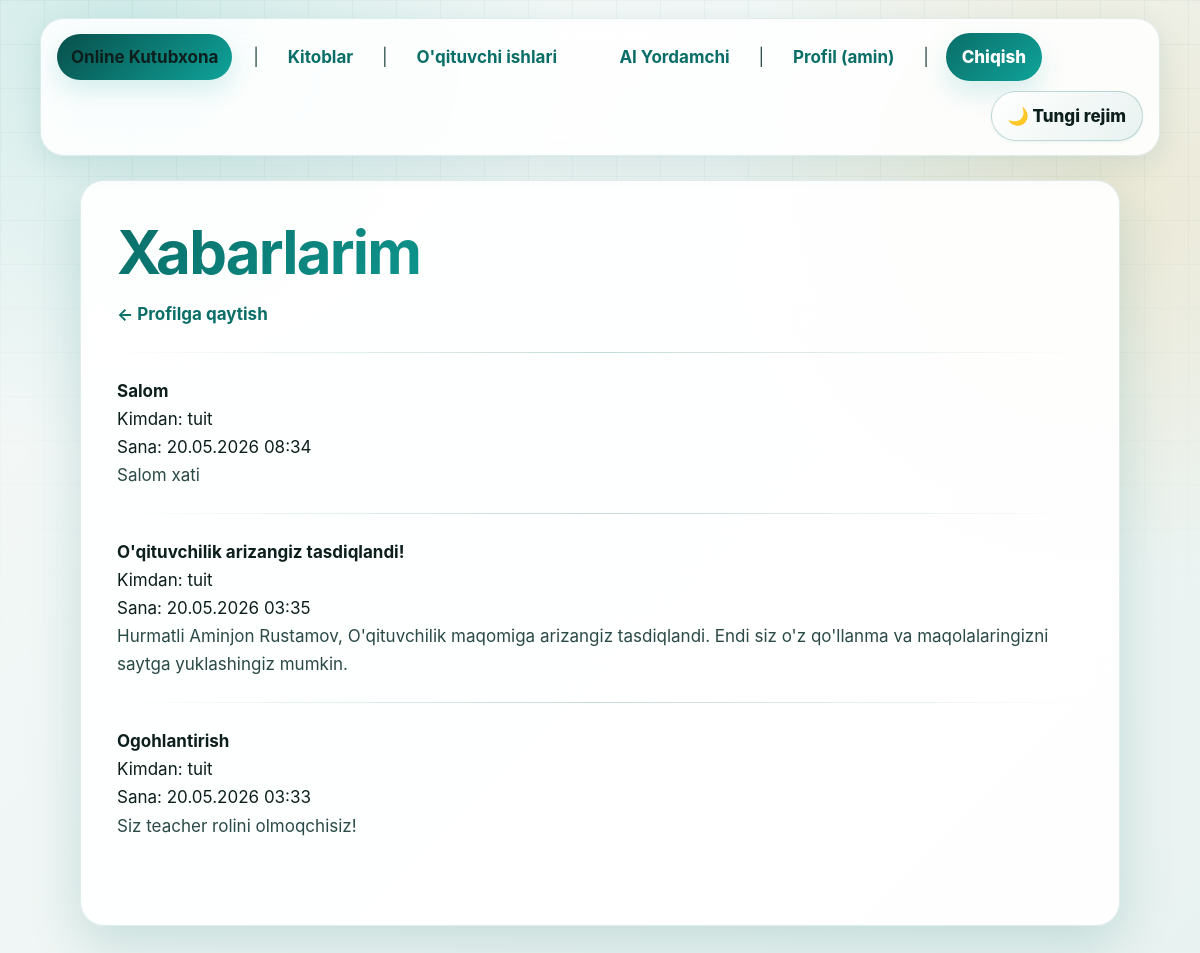
Page /profile/messages/ (signed in) on the committed database.
### main/models.py (models this page shows, shortened)
class User(AbstractUser):
    class Role(models.TextChoices):
        STUDENT = 'student', 'Talaba'
        TEACHER = 'teacher', "O'qituvchi"
        ADMIN   = 'admin',   'Admin'
    role = models.CharField(
        max_length=10,
        choices=Role.choices,
        default=Role.STUDENT,
        verbose_name="Rol",
    )
    avatar = models.ImageField(
        upload_to='avatars/',
        null=True,
        blank=True,
        verbose_name="Profil rasmi",
    )
    bio = models.TextField(
        blank=True,
        verbose_name="Biografiya",
    )
    phone = models.CharField(
        max_length=20,
        blank=True,
        verbose_name="Telefon raqami",
    )
    created_at = models.DateTimeField(auto_now_add=True)
    updated_at = models.DateTimeField(auto_now=True)
    groups = models.ManyToManyField(
        'auth.Group',
        related_name='custom_user_set',
        blank=True,
        verbose_name='groups',
    )
    user_permissions = models.ManyToManyField(
        'auth.Permission',
        related_name='custom_user_set',
        blank=True,
        verbose_name='user permissions',
    )
    class Meta:
        verbose_name = "Foydalanuvchi"
        verbose_name_plural = "Foydalanuvchilar"

class AdminMessage(models.Model):
    sender = models.ForeignKey(
        User,
        on_delete=models.CASCADE,
        related_name='sent_messages',
        verbose_name="Jo'natuvchi (admin)",
    )
    recipient = models.ForeignKey(
        User,
        on_delete=models.CASCADE,
        related_name='received_messages',
        verbose_name="Qabul qiluvchi",
    )
    subject = models.CharField(
        max_length=255,
        verbose_name="Mavzu",
    )
    body = models.TextField(
        verbose_name="Xabar matni",
    )
    is_read = models.BooleanField(
        default=False,
        verbose_name="O'qilganmi?",
    )
    read_at = models.DateTimeField(
        null=True,
        blank=True,
        verbose_name="O'qilgan vaqt",
    )
    created_at = models.DateTimeField(auto_now_add=True)
    class Meta:
        verbose_name = "Admin xabari"
        verbose_name_plural = "Admin xabarlari"
        ordering = ['-created_at']

### main/views.py (the view)
# urls.py: path('profile/messages/', views.UserMessagesView.as_view(), name='user-messages'),
class UserMessagesView(LoginRequiredMixin, View):
    template_name = 'main/user_messages.html'
    def get(self, request):
        msgs = AdminMessage.objects.filter(recipient=request.user).order_by('-created_at')
        return render(request, self.template_name, {'messages_list': msgs})

### main/templates/main/user_messages.html (shortened to what this page needs)
{% extends 'base.html' %}
{% block content %}
<h1>Xabarlarim</h1>
<p><a href="{% url 'main:profile' %}">&larr; Profilga qaytish</a></p>
<hr>
{% if messages_list %}
    {% for msg in messages_list %}
        <div>
            <strong>{{ msg.subject }}</strong>
            {% if not msg.is_read %} — <em>[Yangi]</em>{% endif %}<br>
            Kimdan: {{ msg.sender.username }}<br>
            Sana: {{ msg.created_at|date:"d.m.Y H:i" }}<br>
            <p>{{ msg.body }}</p>
        </div>
        <hr>
    {% endfor %}
{% else %}
    <p>Xabarlar yo'q.</p>
{% endif %}
{% endblock %}

### main/templates/base.html (shortened to what this page needs)
{% load static %}
<!DOCTYPE html>
<html lang="uz">
<head>
    <link rel="stylesheet" href="{% static 'main/css/online_library_theme.css' %}">
</head>
<body>
<nav>
    <a href="{% url 'main:home' %}"><strong>Online Kutubxona</strong></a>
    &nbsp;|&nbsp;
    <a href="{% url 'main:book-list' %}">Kitoblar</a>
    &nbsp;|&nbsp;
    <a href="{% url 'main:work-list' %}">O'qituvchi ishlari</a>
    {% if user.is_authenticated %}
        <a href="{% url 'main:chat' %}">AI Yordamchi</a>
        &nbsp;|&nbsp;
        <a href="{% url 'main:profile' %}">Profil ({{ user.username }})</a>
        &nbsp;|&nbsp;
        <form method="post" action="{% url 'main:logout' %}" style="display:inline">
            <button type="submit">Chiqish</button>
        </form>
    {% else %}
        <a href="{% url 'main:login' %}">Kirish</a>
        &nbsp;|&nbsp;
        <a href="{% url 'main:register' %}">Ro'yxatdan o'tish</a>
    {% endif %}
</nav>
<main>
    {% block content %}{% endblock %}
</main>
</body>
</html>

### main/static/main/css/online_library_theme.css (style rules this page uses)
:root { --primary: #0a6e68; --primary-light: #0fa39a; --primary-dark: #084f4b; --primary-glow: rgba(10, 110, 104, 0.10); --primary-glow2: rgba(15, 163, 154, 0.16); --accent: #e8a838; --accent-glow: rgba(232, 168, 56, 0.16); --surface: #f5f9f8; --surface-low: #e8f2f0; --surface-card: #ffffff; --text: #0c1f1d; --text-secondary:#2a4a47; --text-muted: #5d8480; --border: rgba(10, 110, 104, 0.12); --border-strong: rgba(10, 110, 104, 0.24); --shadow-xs: 0 1px 3px rgba(10, 110, 104, 0.08); --shadow: 0 8px 28px rgba(10, 110, 104, 0.12); --shadow-lg: 0 18px 52px rgba(10, 110, 104, 0.18); --error: #c0392b; --error-glow: rgba(192, 57, 43, 0.10); --success: #047857; --radius-sm: 10px; --radius: 16px; --radius-lg: 24px; --reader-font: 17px; color-scheme: light; }
* { box-sizing: border-box; }
html { min-height: 100%; scroll-behavior: smooth; }
body { margin: 0; min-height: 100vh; color: var(--text); font-family: Inter, ui-sans-serif, system-ui, -apple-system, BlinkMacSystemFont, "Segoe UI", Arial, sans-serif; font-size: var(--reader-font); line-height: 1.65; background: radial-gradient(circle at 10% 0%, var(--primary-glow2), transparent 28rem), radial-gradient(circle at 92% 18%, var(--accent-glow), transparent 24rem), linear-gradient(135deg, var(--surface), var(--surface-low)); transition: background-color 240ms ease, color 240ms ease; }
body::before { content: ""; position: fixed; inset: 0; pointer-events: none; z-index: -1; opacity: 0.38; background-image: linear-gradient(var(--border) 1px, transparent 1px), linear-gradient(90deg, var(--border) 1px, transparent 1px); background-size: 44px 44px; mask-image: linear-gradient(to bottom, #000, transparent 72%); }
a { color: var(--primary); font-weight: 700; text-decoration: none; text-underline-offset: 5px; transition: color 180ms ease, background-color 180ms ease, transform 180ms ease, box-shadow 180ms ease; }
nav { width: min(1120px, calc(100% - 28px)); margin: 18px auto 0; padding: 14px 16px; display: flex; flex-wrap: wrap; align-items: center; gap: 10px 12px; position: sticky; top: 12px; z-index: 20; color: var(--text-secondary); background: color-mix(in srgb, var(--surface-card) 88%, transparent); border: 1px solid var(--border); border-radius: var(--radius-lg); box-shadow: var(--shadow); backdrop-filter: blur(14px) saturate(1.2); animation: navDrop 520ms ease both; }
nav a, nav button { min-height: 40px; display: inline-flex; align-items: center; justify-content: center; border-radius: 999px; white-space: nowrap; }
nav a { padding: 8px 12px; }
nav a:first-child { margin-right: 4px; padding: 9px 14px; color: #fff; background: linear-gradient(135deg, var(--primary-dark), var(--primary-light)); box-shadow: 0 10px 24px var(--primary-glow2); text-decoration: none; }
nav form { display: inline-flex !important; margin: 0; padding: 0; background: transparent; border: 0; box-shadow: none; }
main { width: min(1040px, calc(100% - 28px)); margin: 24px auto; padding: clamp(20px, 4vw, 36px); background: color-mix(in srgb, var(--surface-card) 92%, transparent); border: 1px solid var(--border); border-radius: var(--radius-lg); box-shadow: var(--shadow-lg); animation: pageFadeUp 520ms ease both; }
hr { height: 1px; margin: 24px 0; border: 0; background: linear-gradient(90deg, transparent, var(--border-strong), transparent); }
h1, h2, h3 { margin: 0 0 12px; color: var(--text); line-height: 1.18; letter-spacing: -0.03em; }
h1 { font-size: clamp(2rem, 5vw, 3.8rem); background: linear-gradient(135deg, var(--primary), var(--primary-light), var(--accent)); -webkit-background-clip: text; background-clip: text; color: transparent; }
p { margin: 0 0 14px; color: var(--text-secondary); }
strong { color: var(--text); }
button, a[href*="register"], a[href*="login"], a[href*="book-list"], a[href*="work-create"], a[href*="my-works"], a[href*="profile-edit"], a[href$=".url"] { cursor: pointer; }
button, input[type="submit"], input[type="button"] { border: 0; padding: 10px 16px; color: #fff; font: inherit; font-weight: 800; background: linear-gradient(135deg, var(--primary), var(--primary-light)); border-radius: 999px; box-shadow: 0 12px 26px var(--primary-glow2); transition: transform 180ms ease, box-shadow 180ms ease, filter 180ms ease; }
main > p > a, main > form + p a, li a, p a { border-radius: 10px; }
.js-reveal { opacity: 0; transform: translateY(14px) scale(0.99); }
.js-reveal.is-visible { opacity: 1; transform: none; transition: opacity 520ms ease, transform 520ms ease; }

### rows in the picture
User: username "amin"
AdminMessage: subject "Salom", sender.username "tuit", created_at "20.05.2026 08:34", body "Salom xati"
AdminMessage: subject "O'qituvchilik arizangiz tasdiqlandi!", sender.username "tuit", created_at "20.05.2026 03:35", body "Hurmatli Aminjon Rustamov, O'qituvchilik maqomiga arizangiz tasdiqlandi. Endi siz o'z qo'llanma va maqolalaringizni saytga yuklashingiz mumkin."
AdminMessage: subject "Ogohlantirish", sender.username "tuit", created_at "20.05.2026 03:33", body "Siz teacher rolini olmoqchisiz!"
